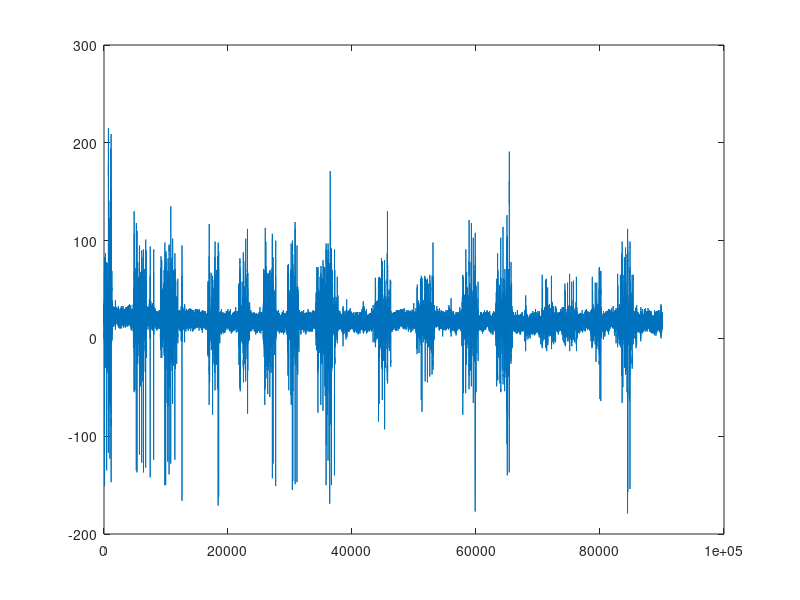

This chart was generated by the following MATLAB code: (Note: this script raises an error after producing the figure.)
close all
clear all

%% Load data

rawData = csvread('data/GA7-15-98RPEARF.csv', 1, 0);

fid = fopen('data/GA7-15-98RPEARF.csv');
header = textscan(fid,'%s %s %s %s %s %s %s %s', 1, 'delimiter',',');
fclose(fid);

%% processing

wave = rawData(:, 1);
figure
plot(wave);

Fs = 10000;
[f, fLMS, nfft] = fourier(wave, Fs);

startFreq = round(50 / f(2)); % disregard low frequency region
plot(f(startFreq: end), 2*abs(fLMS(startFreq: nfft/2+1)));

%% High pass
sigma = 100;
wave1 = highPass(wave, Fs, sigma);
plot(wave1);

%% noise
noiseSample = wave(1000: 4500);
figure
plot(noiseSample);

[f, fLMS, nfft] = fourier(noiseSample, Fs);
startFreq = round(50 / f(2));
figure
plot(f(startFreq: end), 2*abs(fLMS(startFreq: nfft/2+1)));
title 'noise Fourier transform'

%% signal
emgSample = wave(5000: 6800);
figure
plot(emgSample);

[f, fLMS, nfft] = fourier(emgSample, Fs);
startFreq = round(50 / f(2));
figure
plot(f(startFreq: end), 2*abs(fLMS(startFreq: nfft/2+1)));
title 'EMG signal Fourier transform'